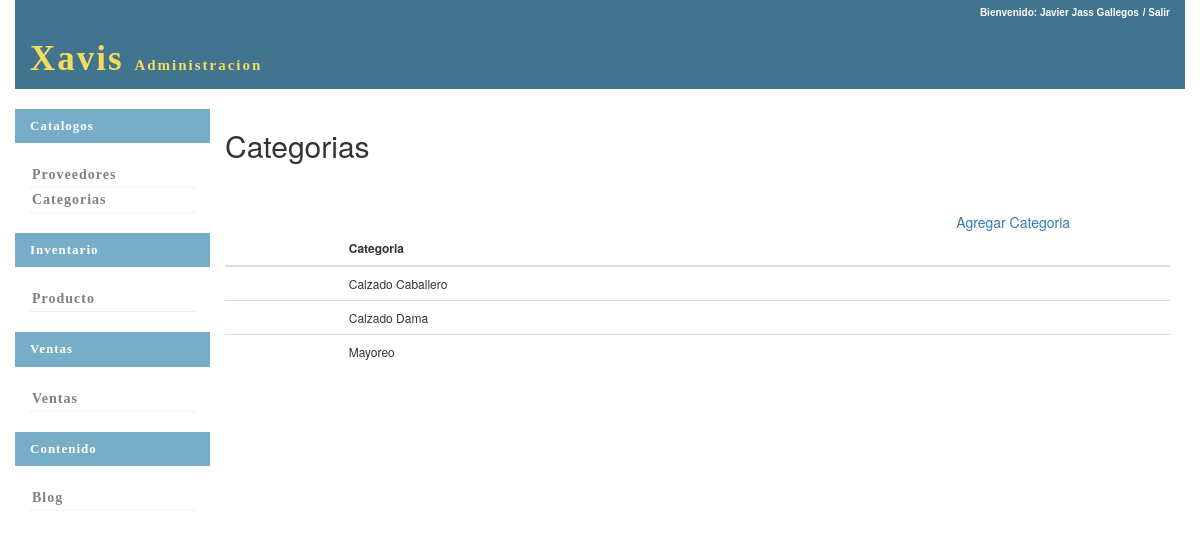
/inventario/busca_categoria/, run on the app's committed database.
### inventario/models.py (models this page shows, shortened)
class Categorias(models.Model):
	categoria=models.CharField(max_length=50,null=False)
	class Meta:
		unique_together=("categoria",)

### inventario/views.py (the view)
def busca_categoria(request):
	categoria=Categorias.objects.all()
	return render(request,'inventario/busca_categoria.html',locals())

### inventario/templates/inventario/busca_categoria.html (shortened to what this page needs)
{% extends 'base.html' %}
{% load bootstrap3 %}
{% block content %}
	<h2>Categorias</h2>
	<br><br>
	<div class="row">
		<div class="col-xs-9">
		</div>
		<div class="col-xs-3">
				<a  href="../categoria/new/">{%bootstrap_icon "plus"%} Agregar Categoria</a>
				</div>
		</div>
	<table class="table">
		<thead>
			<th></th>
			<th>Categoria</th>
		</thead>
		<tbody>
			{% for cat in categoria %}
				<tr>
					<td>
					</td>
					<td>
						{{cat.categoria}}
					</td>
				</tr>
			{% endfor %}
		</tbody>
	</table>
{% endblock %}

### seguridad/static/css/base.css (style rules this page uses)
.table { font-size:12px; }

### data on the page
Categorias: categoria "Calzado Caballero"
Categorias: categoria "Calzado Dama"
Categorias: categoria "Mayoreo"
